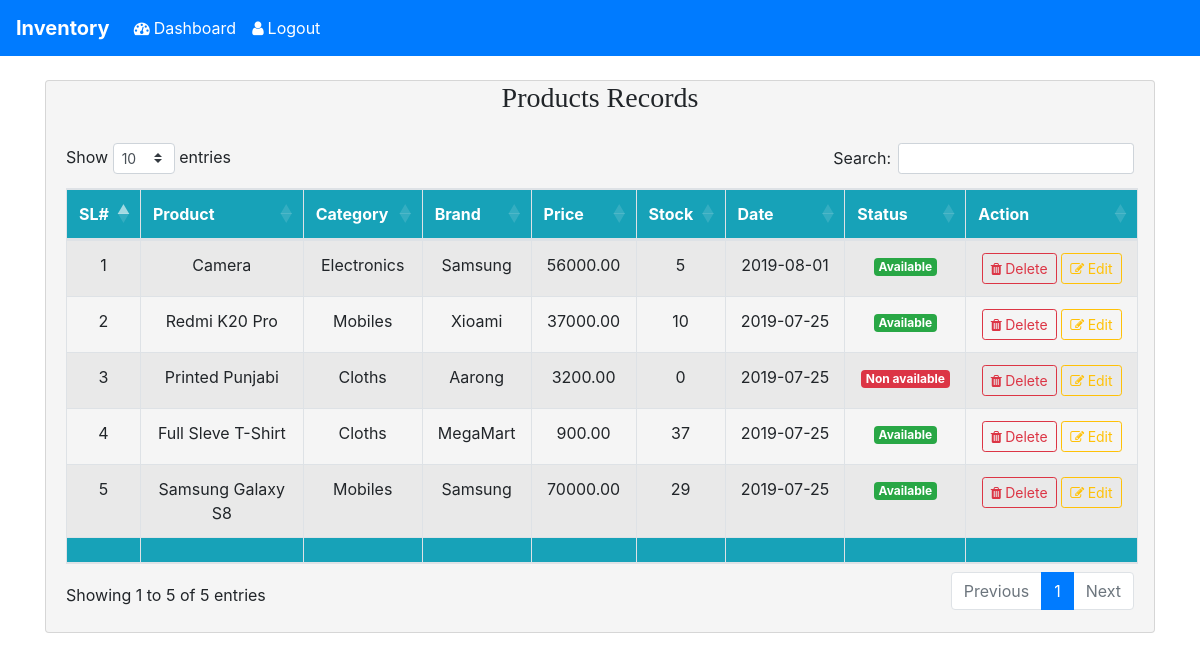
Before: /inventory/manage_products.php (signed in) with the older database file.
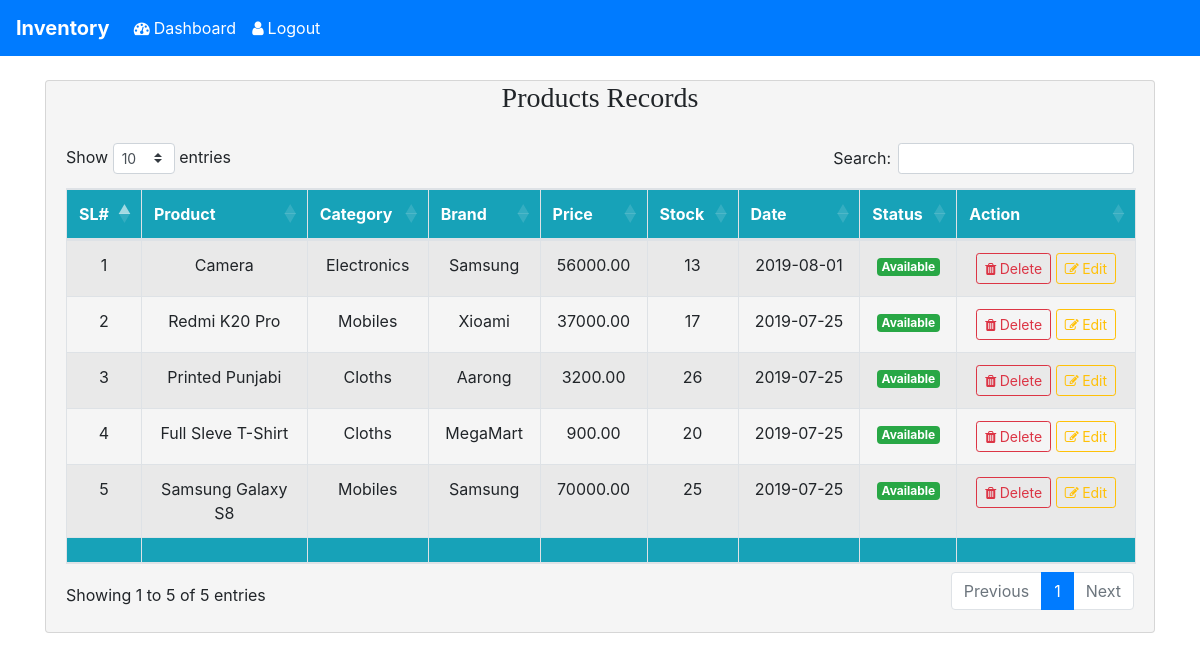
After: the same page with the newer database file.
### tables this page shows
CREATE TABLE `product` (
  `pId` int(11) NOT NULL,
  `cId` int(11) NOT NULL,
  `bId` int(11) NOT NULL,
  `product_name` varchar(100) NOT NULL,
  `product_price` double(10,2) NOT NULL,
  `product_stock` int(11) NOT NULL,
  `date` varchar(255) NOT NULL,
  `status` varchar(100) NOT NULL COMMENT 'Available=1 & Non_available=0'
);

CREATE TABLE `category` (
  `catId` int(11) NOT NULL,
  `category_name` varchar(255) NOT NULL,
  `status` varchar(100) NOT NULL
);

CREATE TABLE `brand` (
  `bId` int(11) NOT NULL,
  `brand_name` varchar(100) NOT NULL,
  `status` varchar(100) NOT NULL
);

### inventory/lib/Database.php (called while the page is built, shortened)
<?php
Class Database {
    public $host = DB_HOST;
    public $user = DB_USER;
    public $pass = DB_PASS;
    public $dbname = DB_NAME;
    public $link;
    private function connectDB() {
        $this->link = new mysqli($this->host, $this->user, $this->pass, $this->dbname);
    }
    public function select($query) {
        $result = $this->link->query($query) or die($this->link->error . __LINE__);
        if ($result->num_rows>0) {
            return $result;
        } else {
            return false;
        }
    }
}

### inventory/classes/Product.php (called while the page is built, shortened)
<?php
$filepath = realpath(dirname(__FILE__));
include_once ($filepath . '/../lib/Database.php');
class Product {
    private $db;
    public function __construct() {
        $this->db = new Database();
    }
    public function getAllProduct(){
           $query = "SELECT p.*,c.category_name,b.brand_name
                     FROM product as p,category as c,brand as b
                     WHERE p.cId = c.catId AND p.bId = b.bId
                     ORDER BY p.pId DESC";
        $result = $this->db->select($query);
        return $result;
    }
}

### inventory/manage_products.php (the view, shortened to what this page needs)
<?php
if(!isset($_SESSION['userlogin'])){
    header('location: index.php');
}else{
    include_once ("classes/Product.php");
    $pr = new Product();
    $products = $pr->getAllProduct();
?>
<!DOCTYPE html>
<html>
    <head>
        <link rel="stylesheet" href="https://stackpath.bootstrapcdn.com/bootstrap/4.3.1/css/bootstrap.min.css">
        <link rel="stylesheet" type="text/css" href="https://stackpath.bootstrapcdn.com/font-awesome/4.7.0/css/font-awesome.min.css"/>
        <link rel="stylesheet" href="https://cdn.datatables.net/1.10.19/css/dataTables.bootstrap4.min.css">
     </head>
     <body>
         <?php include_once("templates/header.php");?>
         <br>
         <div class="container">
             <div class="row">
                 <div class="col-md-12">
                     <div class="card" style="background-color: whitesmoke;">
                         <h3 class="text-center" style="font-family: cursive">Products Records</h3>
                         <div class="card-body">
            <table class="table table-striped table-bordered table-condensed table-hover text-center" id="example">
             <thead>
                 <tr class="badge-info text-center">
                     <td><b>SL#</b></td>
                     <td><b>Product</b></td>
                     <td><b>Category</b></td>
                     <td><b>Brand</b></td>
                     <td><b>Price</b></td>
                     <td><b>Stock</b></td>
                     <td><b>Date</b></td>
                     <td><b>Status</b></td>
                     <td><b>Action</b></td>
                 </tr>
             </thead>
             <tbody>
             <?php
             if($products){
             $i = 0;
             while ($result = $products->fetch_assoc()) {
             $i++;
             ?>
            <tr class="delete_pro<?php echo $result['pId']; ?>">
                <td><?php echo $i;?></td>
                <td><?php echo $result['product_name']; ?></td>
                <td><?php echo $result['category_name']; ?></td>
                <td><?php echo $result['brand_name']; ?></td>
                <td><?php echo $result['product_price']; ?></td>
                <td><?php echo $result['product_stock']; ?></td>
                <td><?php echo $result['date']; ?></td>
                <td>
                    <?php if($result['status']==0) {?>
                    <a href="#" class="badge badge-danger">Non available</a>
                    <?php }else{ ?>
                    <a href="#" class="badge badge-success">Available</a>
                    <?php } ?>
                </td>
                <td>
                    <a href="#" did="<?php echo $result['pId']; ?>" class="btn btn-sm btn-outline-danger"><i class="fa fa-trash">&nbsp;</i>Delete</a>
                    <a href="#" data-toggle="modal" data-target="#update_product" eid="<?php echo $result['pId']; ?>" class="btn btn-outline-warning btn-sm edit_pr"><i class="fa fa-edit">&nbsp;</i>Edit</a>
                </td>
            </tr>
             <?php }} ?>
             </tbody>
             <tfoot>
                 <tr class="badge-info text-center">
                     <td></td>
                     <td></td>
                     <td></td>
                     <td></td>
                     <td></td>
                     <td></td>
                     <td></td>
                     <td></td>
                     <td></td>
                 </tr>
             </tfoot>
         </table>
                         </div>
                     </div>
                 </div>
             </div>
         </div>
     </body>
</html>
<?php }?>

Changed rows visible on the page:
changed product "Camera": product_stock "5" → "13"
changed product "Redmi K20 Pro": product_stock "10" → "17"
changed product "Printed Punjabi": product_stock "0" → "26"; status "Non available" → "Available"
changed product "Full Sleve T-Shirt": product_stock "37" → "20"
changed product "Samsung Galaxy S8": product_stock "29" → "25"
